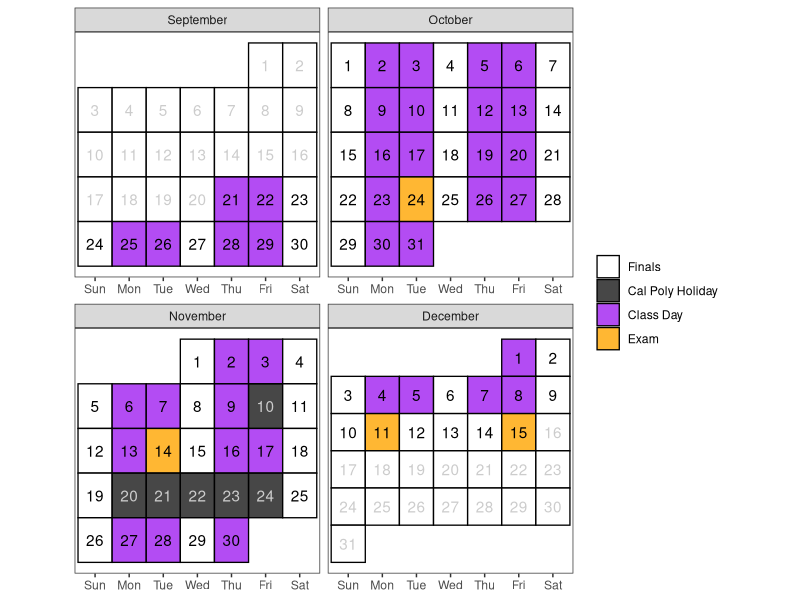
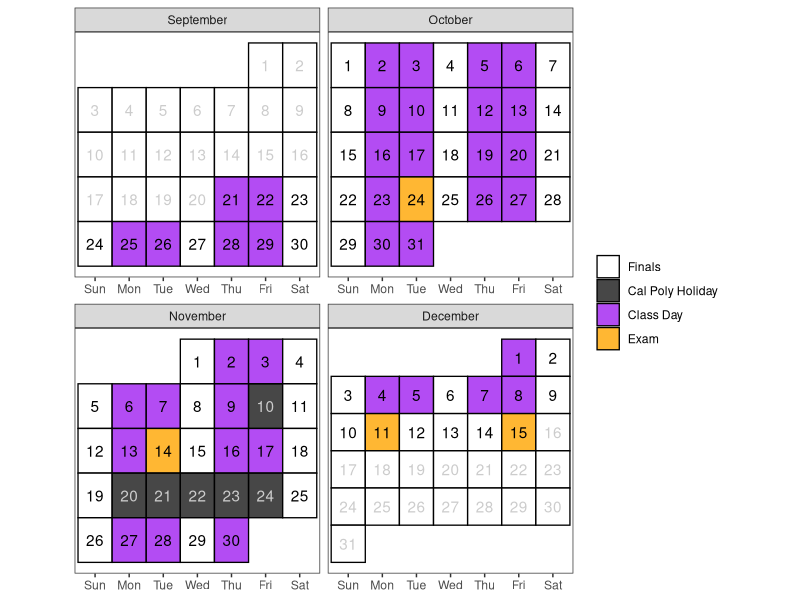
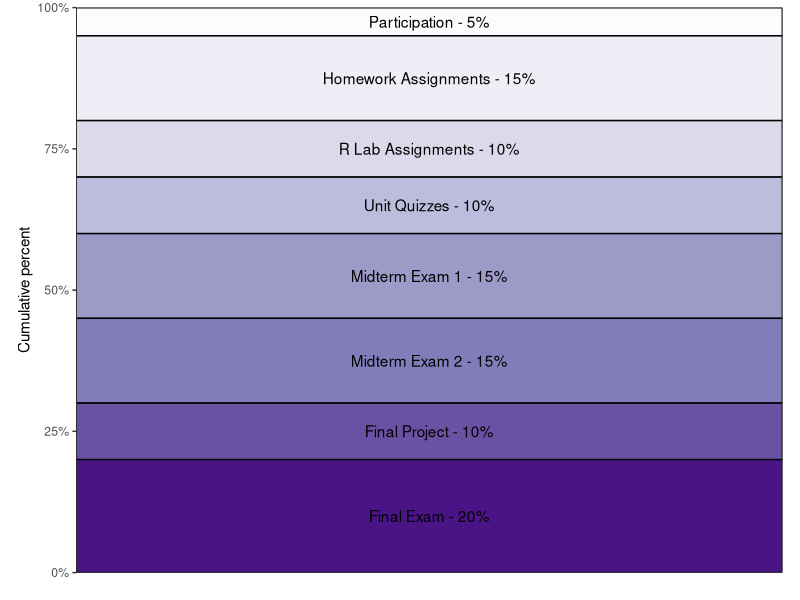

Here is the R script that generated these plots, in order:
## ---- chunk 1
#| include: false

library(tidyverse)

# Create a calendar for your syllabus ----
# Source: http://svmiller.com/blog/2020/08/a-ggplot-calendar-for-your-semester/

# 1) what is the first Day of the semester?
# Any number of ways to identify dates in R, but we'll use {lubridate} and the ymd() function here.
# Format: YYYYMMDD
semester_dates <- seq(ymd(20230921), ymd(20231215), by=1)
# Weekday(s) of class
class_wdays <- c("Mon", "Tue", "Thu", "Fri")

not_here_dates <- c(
  ymd("20231110"),
  ymd("20231120"),
  ymd("20231121"),
  ymd("20231122"),
  ymd("20231123"),
  ymd("20231124")
  # ymd("20230220")
  # Break
  # seq(ymd(20221120), ymd(20221124), by = 1)
  )

exam_dates <- c(ymd(20231024), 
                ymd(20231114),
                ymd(20231211),
                ymd(20231215)
                )

# project_dates <- c(ymd(20221104), ymd(20221205), ymd(20221209))
finals_week <- seq(ymd(20231210), ymd(20231215), by = 1)

# Custom function for treating the first day of the month as the first week 
# of the month up until the first Sunday 
# (unless Sunday was the start of the month)
wom <- function(date) {
    first <- wday(as.Date(paste(year(date), month(date), 1, sep = "-")))
    return((mday(date) + (first - 2)) %/% 7 + 1)
  }
# Create a data frame of dates, assign to Cal
Cal <- tibble(date = seq(ymd(20230901), ymd(20231231), by=1))  |>
  mutate(mon = lubridate::month(date, label = T, abbr = F),
         wkdy = weekdays(date, abbreviate = T),
         wkdy = fct_relevel(wkdy, "Sun", "Mon", "Tue", "Wed", "Thu","Fri","Sat"), # make sure Sunday comes first
         semester = date %in% semester_dates, 
         # project = date %in% project_dates,
         exams = date %in% exam_dates, # is it an exam?
         not_here = date %in% not_here_dates, # is it a day off?
         exam_wk = date %in% finals_week,
         day = lubridate::mday(date), 
         week = wom(date)
         ) |>
  mutate(category = case_when(
    # project ~ "Project",
    exams ~ "Exam",
    not_here ~ "Cal Poly Holiday",
    semester & wkdy %in% class_wdays & !not_here & !exam_wk | date == "2023-01-17" ~ "Class Day",
    semester ~ "Finals",
    TRUE ~ "NA"
  )
  )

class_cal <- Cal |> 
  ggplot(aes(wkdy, week)) +
  theme_bw() +
  theme(aspect.ratio = 1, 
        panel.grid.major.x = element_blank(),
        legend.position = "right",
        legend.title = element_blank(),
        axis.title.y = element_blank(), 
        axis.title.x = element_blank(),
        axis.ticks.y = element_blank(), 
        axis.text.y = element_blank()) +
  geom_tile(alpha=0.8, aes(fill=category), color="black", size=.45) +
  facet_wrap(~mon, scales = "free", ncol=2) +
  geom_text(aes(label = day, color = semester & (!not_here))) +
  # put your y-axis down, flip it, and reverse it
  scale_y_reverse(breaks=NULL) +
  # manually fill scale colors to something you like...
  scale_color_manual(values = c("FALSE" = "grey80", "TRUE" = "black"), guide = "none") + 
  scale_fill_manual(values=c("Class Day"="purple", 
                             "Finals"="white",
                             "Cal Poly Holiday" = "grey10",
                             "NA" = "white", # I like these whited out...
                             "Exam"="orange"),
                    #... but also suppress a label for a non-class semester day
                    breaks=c("Finals", "Cal Poly Holiday", "Class Day","Exam"))
class_cal

exam_days <- filter(Cal, category == "Exam") |>
  dplyr::mutate(topic = c("Midterm Exam 1",
                          "Midterm Exam 2",
                   "Final Exam (Section 01 at 7:10 - 10am) -- if you come to class 8am - 9am", 
                   "Final Exam (Section 02 at 7:10 - 10am) -- if you come to class 7am - 8am"),
         time = c("In Class", 
                  "In Class",
                  "7:10AM - 10:00AM", 
                  "7:10AM - 10:00AM"
                  )
         ) |>
  rowwise() |>
  mutate(sem_week = week(date),
         Date = paste(format(date, "%b %e"), sep = ",", collapse = ", "))

# project_days <- filter(Cal, category == "Project") |>
#   mutate(topic = c("Project Proposal Due", "Project Presentation Due", "Project Report Due"),
#          time = c("8pm", "8pm", "8pm")) |>
#   mutate(Date = format(date, "%b %e"),
#          sem_week = week(date))

class_days <- filter(Cal, category %in% c("Class Day")) |>
  mutate(sem_week = week(date)) |>
  group_by(sem_week) |>
  # group_by(sem_week) |>
  summarize(Date = paste(format(date, "%b %e"), sep = ",", collapse = ", ")) |>
  mutate(topic = c(
    "Ch. 0 - Welcome to Stat 218",
    "Ch. 1 - Introduction to Statistical Thinking",
    "Ch. 2 - Inference for One Proportion",
    "Ch. 4 - Analysis of a Single Categorical Variable",
    "Ch. 5 - Methods for Two Categorical Variables",
    "Ch. 6 - Methods for Describing a Numerical Variable",
    "Ch. 7 - Inferential Methods for a Single Numerical Variable",
    "Ch. 8 - Comparing a Numerical Variable Across Two Groups",
    "Ch. 9 - Comparing a Numerical Variable Across More than Two Groups",
    "Ch. 10 - Methods for Two Numerical Variables",
    "Final Project")) |>
  # bind_rows(project_days) |>
  bind_rows(exam_days) |>
  arrange(sem_week) |>
  select(Date, Topic = topic)
## ---- chunk 2
#| echo: false
#| eval: true
#| warning: false
#| fig-width: 5
#| fig-height: 5
#| fig-pos: 'H'
#| out-width: 60%
#| fig-align: center
class_cal
## ---- chunk 3
#| echo: false
#| eval: true
#| fig-pos: 'h'
class_days |>
kableExtra::kable(caption = "Tentative schedule of class topics:", format = "simple")
## ---- chunk 4
#| echo: false
#| fig-loc: "H"
#| out-width: 70%
#| fig-align: center
library(RColorBrewer)
pal <- brewer.pal(n = 8, name = "Purples")

grades <- tribble(
  ~category,  ~percent,
  "Participation", 0.05,
  "Homework Assignments", 0.15,
  "R Lab Assignments", 0.10,
  "Unit Quizzes", 0.10,
  "Midterm Exam 1", 0.15, 
  "Midterm Exam 2", 0.15,
  "Final Project", 0.10,
  "Final Exam", 0.20
) |> 
  mutate(category = factor(category, 
                           levels = c(
                             "Participation",
                             "Homework Assignments",
                             "R Lab Assignments",
                             "Unit Quizzes",
                             "Midterm Exam 1",
                             "Midterm Exam 2",
                             "Final Project",
                             "Final Exam")
                           )
         ) |>  
  mutate(
    location = rep(1, 8) 
  )

grades |> 
  ggplot(aes(x = location, y = percent)) +
  geom_col(aes(fill = category), col = 'black') + 
  guides(fill = "none") + 
  geom_text(aes(x = rep(1, 8), 
                label = c(
                  "Participation - 5%",
                  "Homework Assignments - 15%",
                  "R Lab Assignments - 10%",
                  "Unit Quizzes - 10%",
                  "Midterm Exam 1 - 15%",
                  "Midterm Exam 2 - 15%",
                  "Final Project - 10%", 
                  "Final Exam - 20%"
                  ), 
                y = c(0.975, 0.875, 0.75, 0.65, 0.525, 0.375, 0.25, 0.1)
                )
            ) + 
  scale_x_discrete('', expand = c(0,0))+
  scale_y_continuous('Cumulative percent', labels = scales::percent, expand = c(0,0)) +
  theme_test() +
  theme(aspect.ratio = 0.8, axis.text.x = element_blank()) +
  scale_fill_manual(values = pal)
